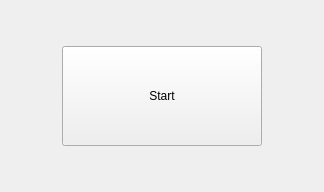
<?xml version="1.0" encoding="UTF-8"?>
<ui version="4.0">
 <class>local_guiDlg</class>
 <widget class="QWidget" name="local_guiDlg">
  <property name="geometry">
   <rect>
    <x>0</x>
    <y>0</y>
    <width>324</width>
    <height>192</height>
   </rect>
  </property>
  <property name="windowTitle">
   <string>Path follower</string>
  </property>
  <layout class="QVBoxLayout" name="verticalLayout">
   <item>
    <layout class="QHBoxLayout" name="horizontalLayout">
     <item>
      <spacer name="horizontalSpacer">
       <property name="orientation">
        <enum>Qt::Horizontal</enum>
       </property>
       <property name="sizeHint" stdset="0">
        <size>
         <width>40</width>
         <height>20</height>
        </size>
       </property>
      </spacer>
     </item>
     <item>
      <widget class="QPushButton" name="startButton">
       <property name="sizePolicy">
        <sizepolicy hsizetype="Maximum" vsizetype="Maximum">
         <horstretch>0</horstretch>
         <verstretch>0</verstretch>
        </sizepolicy>
       </property>
       <property name="minimumSize">
        <size>
         <width>200</width>
         <height>100</height>
        </size>
       </property>
       <property name="text">
        <string>Start</string>
       </property>
      </widget>
     </item>
     <item>
      <spacer name="horizontalSpacer_2">
       <property name="orientation">
        <enum>Qt::Horizontal</enum>
       </property>
       <property name="sizeHint" stdset="0">
        <size>
         <width>40</width>
         <height>20</height>
        </size>
       </property>
      </spacer>
     </item>
    </layout>
   </item>
  </layout>
 </widget>
 <resources/>
 <connections/>
</ui>
